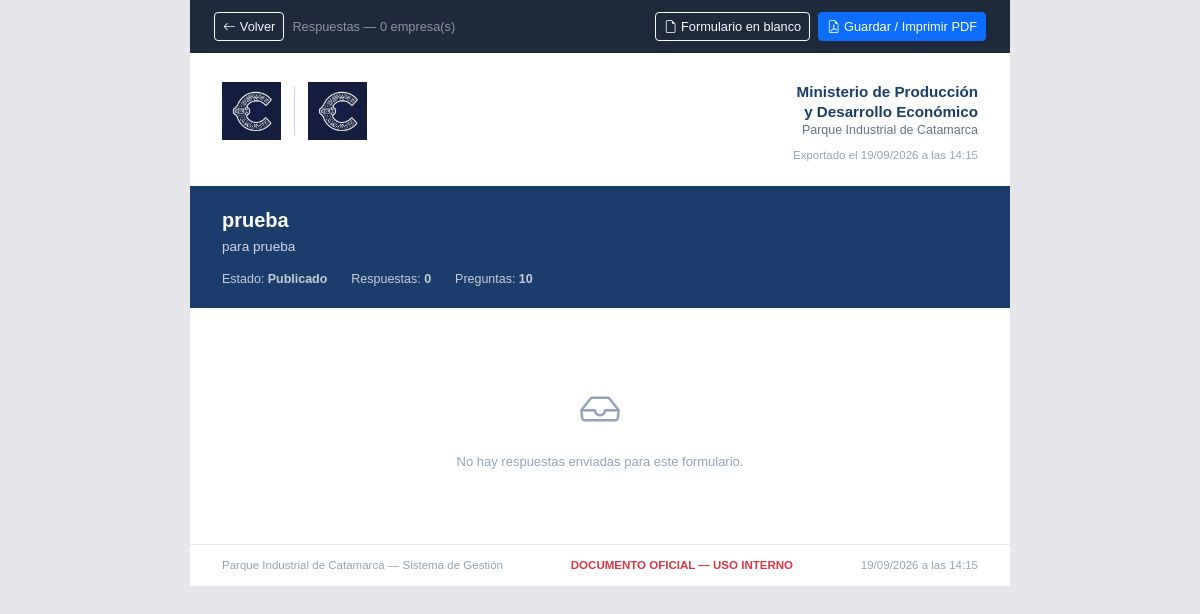
Page /ministerio/formulario-imprimir.php?id=1 (signed in) on the committed database.
### tables this page shows
CREATE TABLE `formularios_dinamicos` (
  `id` int(11) NOT NULL AUTO_INCREMENT,
  `titulo` varchar(255) NOT NULL,
  `descripcion` text DEFAULT NULL,
  `estado` enum('borrador','publicado','archivado') NOT NULL DEFAULT 'borrador',
  `creado_por` int(11) DEFAULT NULL,
  `created_at` timestamp NOT NULL DEFAULT current_timestamp(),
  `updated_at` timestamp NOT NULL DEFAULT current_timestamp() ON UPDATE current_timestamp(),
  `survey_json` longtext DEFAULT NULL COMMENT 'Definicion completa del formulario en formato SurveyJS JSON',
  PRIMARY KEY (`id`),
  KEY `idx_fd_estado` (`estado`),
  KEY `idx_fd_creado_por` (`creado_por`)
);

### includes/funciones.php (called while the page is built, shortened)
<?php
function e($string) {
    return htmlspecialchars($string ?? '', ENT_QUOTES, 'UTF-8');
}

### public/ministerio/formulario-imprimir.php (the view, shortened to what this page needs)
<?php
$db         = getDB();
$form_id    = (int)($_GET['id'] ?? 0);
$modo       = $_GET['modo'] ?? 'respuestas';
$stmt = $db->prepare("SELECT * FROM formularios_dinamicos WHERE id = ?");
$stmt->execute([$form_id]);
$formulario = $stmt->fetch();
$stmt = $db->prepare("SELECT * FROM formulario_preguntas WHERE formulario_id = ? ORDER BY orden, id");
$stmt->execute([$form_id]);
$preguntas = $stmt->fetchAll(PDO::FETCH_UNIQUE);
$respuestas = [];
if ($modo !== 'vacio') {
    $where_r  = "r.formulario_id = ?";
    $params_r = [$form_id];
    $stmt = $db->prepare("
        SELECT r.*, e.nombre AS empresa_nombre, e.cuit, e.rubro, e.ubicacion
        FROM formulario_respuestas r
        INNER JOIN empresas e ON r.empresa_id = e.id
        WHERE $where_r AND r.estado = 'enviado'
        ORDER BY e.nombre ASC
    ");
    $stmt->execute($params_r);
    $respuestas = $stmt->fetchAll();
}
$logo_path  = PUBLIC_URL . '/img/logo-ministerio.png';
$logo2_path = PUBLIC_URL . '/img/logo-gobierno.png';
$fecha_exp  = date('d/m/Y \a \l\a\s H:i');
$total_resp = count($respuestas);
?>
<!DOCTYPE html>
<html lang="es">
<head>
    <link href="https://cdn.jsdelivr.net/npm/bootstrap@5.3.2/dist/css/bootstrap.min.css" rel="stylesheet">
    <link href="https://cdn.jsdelivr.net/npm/bootstrap-icons@1.11.1/font/bootstrap-icons.css" rel="stylesheet">
</head>
<body>
<div class="page">
    <div class="toolbar no-print">
        <div class="d-flex gap-2 align-items-center">
            <a href="formulario-gestion.php?id=<?= $form_id ?>&tab=respuestas" class="btn btn-sm btn-outline-light">
                <i class="bi bi-arrow-left me-1"></i>Volver
            </a>
            <span class="text-white-50" style="font-size:.8rem;">
                <?= $modo === 'vacio' ? 'Formulario en blanco' : "Respuestas — $total_resp empresa(s)" ?>
            </span>
        </div>
        <div class="d-flex gap-2">
            <?php if ($modo === 'vacio'): ?>
            <a href="formulario-imprimir.php?id=<?= $form_id ?>&modo=respuestas" class="btn btn-sm btn-outline-light">
                <i class="bi bi-clipboard-data me-1"></i>Ver respuestas
            </a>
            <?php else: ?>
            <a href="formulario-imprimir.php?id=<?= $form_id ?>&modo=vacio" class="btn btn-sm btn-outline-light">
                <i class="bi bi-file-earmark me-1"></i>Formulario en blanco
            </a>
            <?php endif; ?>
            <button onclick="window.print()" class="btn btn-sm btn-primary">
                <i class="bi bi-file-earmark-pdf me-1"></i>Guardar / Imprimir PDF
            </button>
        </div>
    </div>
    <div class="inst-header">
        <div class="inst-logos">
            <img src="<?= $logo2_path ?>" alt="Gobierno de Catamarca" onerror="this.style.display='none'">
            <img src="<?= $logo_path ?>" alt="Ministerio" onerror="this.style.display='none'">
        </div>
        <div class="inst-info">
            <div class="org-name">Ministerio de Producción<br>y Desarrollo Económico</div>
            <div class="sub-name">Parque Industrial de Catamarca</div>
            <div class="doc-date">Exportado el <?= $fecha_exp ?></div>
        </div>
    </div>
    <div class="form-title-bar">
        <h1><?= e($formulario['titulo']) ?></h1>
        <?php if (!empty($formulario['descripcion'])): ?>
            <div class="desc"><?= e($formulario['descripcion']) ?></div>
        <?php endif; ?>
        <div class="meta">
            <div class="meta-item">Estado: <strong><?= ucfirst($formulario['estado']) ?></strong></div>
            <?php if ($modo !== 'vacio'): ?>
            <div class="meta-item">Respuestas: <strong><?= $total_resp ?></strong></div>
            <?php endif; ?>
            <div class="meta-item">Preguntas: <strong><?= count($preguntas) ?></strong></div>
        </div>
    </div>
    <div class="pdf-body">
    <?php if ($modo === 'vacio'): ?>
        <?php if (empty($preguntas)): ?>
        <div class="empty-state">
            <i class="bi bi-question-circle"></i>
            Este formulario no tiene preguntas.
        </div>
        <?php else: ?>
        <p style="font-size:.8rem;color:#64748b;margin-bottom:1.5rem;">
            Los campos con <span style="color:#dc3545">*</span> son obligatorios.
            Complete con letra clara y legible.
        </p>
        <?php foreach ($preguntas as $pid => $p):
            $opciones = [];
            if (!empty($p['opciones'])) {
                $dec = json_decode($p['opciones'], true);
                if (is_array($dec)) $opciones = $dec;
            }
        ?>
        <div class="blank-campo">
            <div class="bl-label">
                <?= e($p['etiqueta']) ?>
                <?php if ($p['requerido']): ?><span class="bl-required"> *</span><?php endif; ?>
            </div>
            <?php if ($p['tipo'] === 'textarea' || $p['tipo'] === 'tabla'): ?>
                <div class="bl-input large"></div>
            <?php elseif ($p['tipo'] === 'radio'): ?>
                <div class="bl-opts">
                    <?php foreach ($opciones as $op): ?>
                    <div class="bl-opt-row">
                        <div class="bl-circle"></div>
                        <span style="font-size:.85rem"><?= e(is_array($op) ? ($op['valor'] ?? $op['label'] ?? '') : $op) ?></span>
                    </div>
                    <?php endforeach; ?>
                </div>
            <?php elseif ($p['tipo'] === 'checkbox'): ?>
                <div class="bl-opts">
                    <?php foreach ($opciones as $op): ?>
                    <div class="bl-opt-row">
                        <div class="bl-square"></div>
                        <span style="font-size:.85rem"><?= e(is_array($op) ? ($op['valor'] ?? $op['label'] ?? '') : $op) ?></span>
                    </div>
                    <?php endforeach; ?>
                </div>
            <?php elseif ($p['tipo'] === 'select'): ?>
                <div class="bl-input" style="padding:.2rem .4rem;font-size:.8rem;color:#94a3b8;">
                    Opciones: <?= e(implode(' / ', array_map(fn($o) => is_array($o) ? ($o['valor'] ?? '') : $o, $opciones))) ?>
                </div>
            <?php else: ?>
                <div class="bl-input"></div>
            <?php endif; ?>
            <?php if (!empty($p['ayuda'])): ?>
                <div class="bl-ayuda"><?= e($p['ayuda']) ?></div>
            <?php endif; ?>
        </div>
        <?php endforeach; ?>
        <?php endif; ?>
    <?php else: ?>
        <?php if (empty($respuestas)): ?>
        <div class="empty-state">
            <i class="bi bi-inbox"></i>
            No hay respuestas enviadas para este formulario.
        </div>
        <?php endif; ?>
    <?php endif; ?>
    </div>
    <div class="pdf-footer">
        <div>Parque Industrial de Catamarca — Sistema de Gestión</div>
        <div class="confidencial">DOCUMENTO OFICIAL — USO INTERNO</div>
        <div><?= $fecha_exp ?></div>
    </div>
</div>
</body>
</html>

### public/ministerio/formulario-imprimir.php (style rules this page uses)
* { box-sizing: border-box; }
body { font-family: Arial, Helvetica, sans-serif; font-size: 13px; background: #e5e7eb; color: #1e293b; }
.page { max-width: 820px; margin: 0 auto; background: #fff; }
.toolbar { background: #1e293b; color: #fff; padding: .75rem 1.5rem; display: flex; justify-content: space-between; align-items: center; gap: .5rem; }
.toolbar .btn { font-size: .8rem; }
.inst-header { padding: 1.8rem 2rem 1.4rem; border-bottom: 3px solid #1a3d6b; display: flex; justify-content: space-between; align-items: flex-start; gap: 1rem; }
.inst-logos { display: flex; gap: .8rem; align-items: center; }
.inst-logos img { height: 58px; object-fit: contain; }
.inst-info { text-align: right; }
.inst-info .org-name { font-size: .95rem; font-weight: 700; color: #1a3d6b; line-height: 1.3; }
.inst-info .sub-name { font-size: .78rem; color: #64748b; }
.inst-info .doc-date { font-size: .72rem; color: #94a3b8; margin-top: .4rem; }
.form-title-bar { background: #1a3d6b; color: #fff; padding: 1.2rem 2rem; }
.form-title-bar h1 { font-size: 1.25rem; font-weight: 700; margin: 0; }
.form-title-bar .desc { font-size: .85rem; opacity: .8; margin-top: .3rem; }
.form-title-bar .meta { display: flex; gap: 1.5rem; margin-top: .8rem; }
.form-title-bar .meta-item { font-size: .78rem; opacity: .75; }
.form-title-bar .meta-item strong { opacity: 1; }
.pdf-body { padding: 1.5rem 2rem; }
.pdf-footer { border-top: 1px solid #e2e8f0; padding: .75rem 2rem; display: flex; justify-content: space-between; font-size: .72rem; color: #94a3b8; }
.pdf-footer .confidencial { color: #dc3545; font-weight: 600; }
.empty-state { text-align: center; padding: 3rem 2rem; color: #94a3b8; }
.empty-state i { font-size: 2.5rem; display: block; margin-bottom: .75rem; }

### rows in the picture
formularios_dinamicos: titulo "prueba", descripcion "para prueba", estado "Publicado"

### other values in the picture
$total_resp "0"
count($preguntas) "10"
